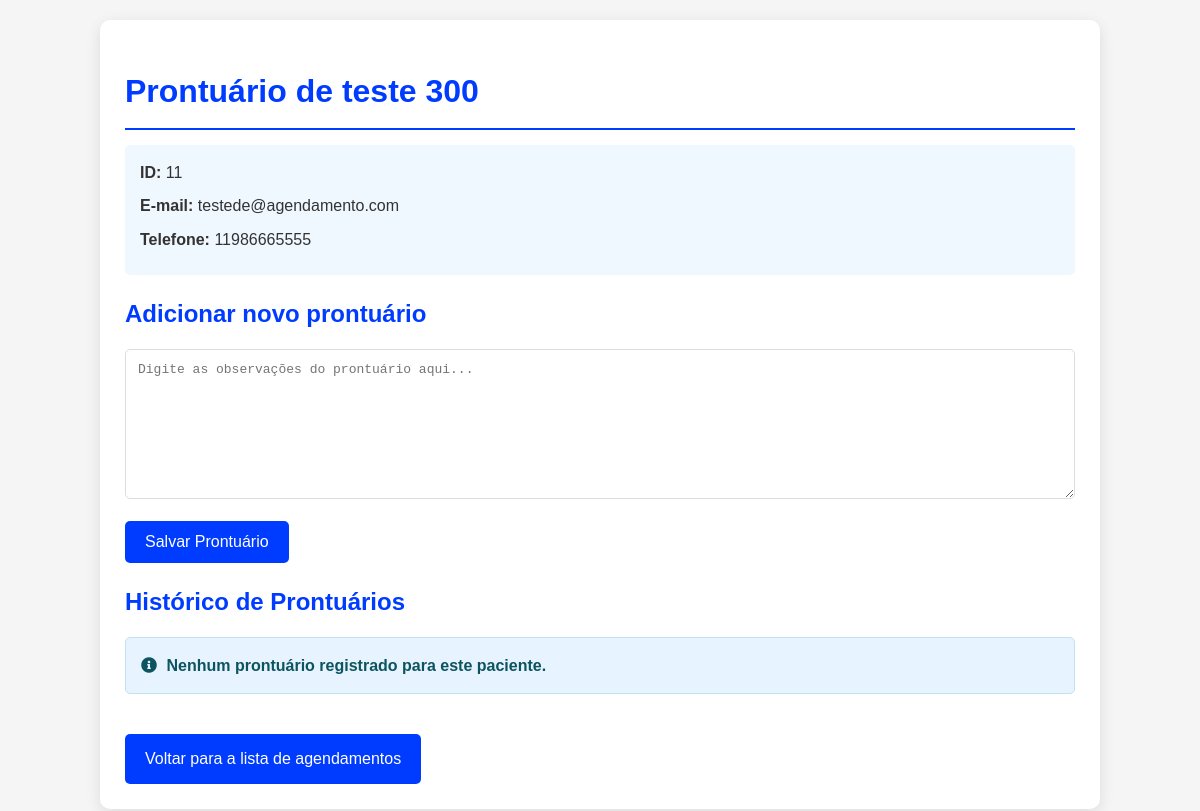
The page /prontuario.php?id_paciente=11 (signed in) on the database its author committed.
### tables this page shows
CREATE TABLE `pacientes` (
  `id` int(11) NOT NULL,
  `nome` varchar(100) NOT NULL,
  `telefone` varchar(20) DEFAULT NULL,
  `email` varchar(100) DEFAULT NULL,
  `data_nascimento` date DEFAULT NULL,
  `created_at` timestamp NOT NULL DEFAULT current_timestamp()
);

### prontuario.php (the view, shortened to what this page needs)
<?php
require 'includes/conexao.php';
$pdo->exec("SET NAMES 'utf8mb4'");
$pdo->exec("SET CHARACTER SET utf8mb4");
$pdo->exec("SET COLLATION_CONNECTION = 'utf8mb4_unicode_ci'");
$id_paciente = filter_input(INPUT_GET, 'id_paciente', FILTER_VALIDATE_INT, [
    'options' => ['min_range' => 1]
]);
try {
    $stmt = $pdo->prepare("SELECT id, nome, email, telefone, data_nascimento FROM pacientes WHERE id = ?");
    $stmt->execute([$id_paciente]);
    $paciente = $stmt->fetch(PDO::FETCH_ASSOC);
    $stmt = $pdo->prepare("
        SELECT p.id_prontuario, p.data_criacao, p.observacoes, p.data_atualizacao,
               ps.nome as profissional_nome
        FROM prontuarios p
        LEFT JOIN profissionais ps ON p.id_profissional = ps.id
        WHERE p.id_paciente = ?
        ORDER BY p.data_criacao DESC
    ");
    $stmt->execute([$id_paciente]);
    $prontuarios = $stmt->fetchAll(PDO::FETCH_ASSOC);
} catch (PDOException $e) {
    error_log("[" . date('Y-m-d H:i:s') . "] Erro no prontuário: " . $e->getMessage() . " em " . $e->getFile() . " linha " . $e->getLine());
    $erro = "Erro no sistema. Por favor, tente mais tarde. Código: " . uniqid();
}
?>
<!DOCTYPE html>
<html lang="pt-BR">
<head>
    <link rel="stylesheet" href="https://cdnjs.cloudflare.com/ajax/libs/font-awesome/5.15.4/css/all.min.css">
</head>
<body>
    <div class="container">
        <h1>Prontuário de <?= htmlspecialchars($paciente['nome'] ?? 'Paciente', ENT_QUOTES, 'UTF-8') ?></h1>
        <div class="paciente-info">
            <div class="info-item"><strong>ID:</strong> <?= htmlspecialchars($paciente['id'] ?? '', ENT_QUOTES, 'UTF-8') ?></div>
            <?php if (!empty($paciente['email'])): ?>
                <div class="info-item"><strong>E-mail:</strong> <?= htmlspecialchars($paciente['email'], ENT_QUOTES, 'UTF-8') ?></div>
            <?php endif; ?>
            <?php if (!empty($paciente['telefone'])): ?>
                <div class="info-item"><strong>Telefone:</strong> <?= htmlspecialchars($paciente['telefone'], ENT_QUOTES, 'UTF-8') ?></div>
            <?php endif; ?>
        </div>
        <h2>Adicionar novo prontuário</h2>
        <form method="POST" action="">
            <textarea name="observacoes" placeholder="Digite as observações do prontuário aqui..."
                     required rows="6"><?= isset($_POST['observacoes']) ? htmlspecialchars($_POST['observacoes'], ENT_QUOTES, 'UTF-8') : '' ?></textarea>
            <button type="submit" name="adicionar_prontuario" class="btn">Salvar Prontuário</button>
        </form>
        <h2>Histórico de Prontuários</h2>
        <?php if (!empty($prontuarios)): ?>
            <?php foreach ($prontuarios as $prontuario): ?>
                <div class="prontuario-item">
                    <div class="prontuario-header">
                        <span class="prontuario-id">#<?= htmlspecialchars($prontuario['id_prontuario'], ENT_QUOTES, 'UTF-8') ?></span>
                        <span class="prontuario-date">
                            <?= date('d/m/Y H:i', strtotime($prontuario['data_criacao'])) ?>
                        </span>
                        <?php if (!empty($prontuario['profissional_nome'])): ?>
                            <span class="prontuario-professional">
                                <i class="fas fa-user-md"></i> <?= htmlspecialchars($prontuario['profissional_nome'], ENT_QUOTES, 'UTF-8') ?>
                            </span>
                        <?php endif; ?>
                    </div>
                    <div class="prontuario-content">
                        <?= nl2br(htmlspecialchars($prontuario['observacoes'], ENT_QUOTES, 'UTF-8')) ?>
                    </div>
                    <?php if ($prontuario['data_criacao'] != $prontuario['data_atualizacao']): ?>
                        <div class="prontuario-footer">
                            <small>
                                <i class="fas fa-sync-alt"></i> Atualizado em:
                                <?= date('d/m/Y H:i', strtotime($prontuario['data_atualizacao'])) ?>
                            </small>
                        </div>
                    <?php endif; ?>
                </div>
            <?php endforeach; ?>
        <?php else: ?>
            <div class="alert info">
                <i class="fas fa-info-circle"></i> Nenhum prontuário registrado para este paciente.
            </div>
        <?php endif; ?>
        <a href="sistema.php" class="btn voltar-btn">Voltar para a lista de agendamentos</a>
    </div>
</body>
</html>

### prontuario.php (style rules this page uses)
* { box-sizing: border-box; }
body { font-family: 'Arial', sans-serif; margin: 0; padding: 20px; background-color: #f5f5f5; color: #333; line-height: 1.6; }
.container { max-width: 1000px; margin: 0 auto; background: white; padding: 25px; border-radius: 10px; box-shadow: 0 4px 15px rgba(0, 0, 0, 0.1); }
h1, h2 { color: #003cff; margin-bottom: 15px; }
h1 { border-bottom: 2px solid #003cff; padding-bottom: 10px; }
textarea { width: 100%; padding: 12px; border: 1px solid #ddd; border-radius: 5px; font-size: 1em; min-height: 150px; margin-bottom: 15px; }
.alert { padding: 15px; margin-bottom: 20px; border-radius: 5px; font-weight: bold; }
.info { background-color: #e7f3fe; color: #0c5460; border: 1px solid #bee5eb; }
.btn { background-color: #003cff; color: white; border: none; padding: 12px 20px; border-radius: 5px; cursor: pointer; font-size: 1em; transition: all 0.3s ease; display: inline-block; text-decoration: none; }
.voltar-btn { margin-top: 20px; display: inline-block; }
.paciente-info { background: #f0f8ff; padding: 15px; border-radius: 5px; margin-bottom: 20px; }
.info-item { margin-bottom: 8px; }
.fas { margin-right: 5px; }

### rows shown on the page
pacientes: nome "teste 300", id "11", email "testede@agendamento.com", telefone "11986665555"
